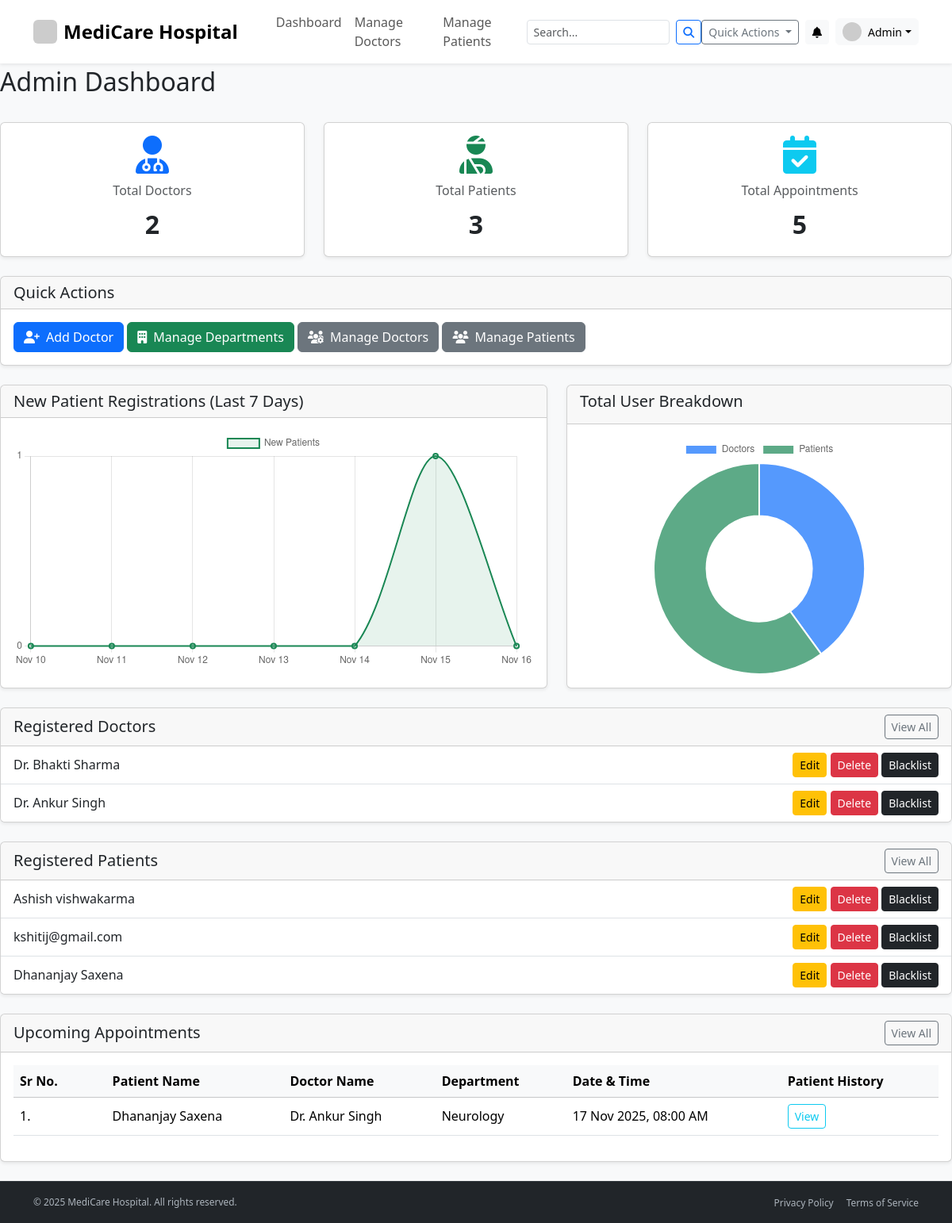
The app's page /admin/dashboard (signed in), older data.
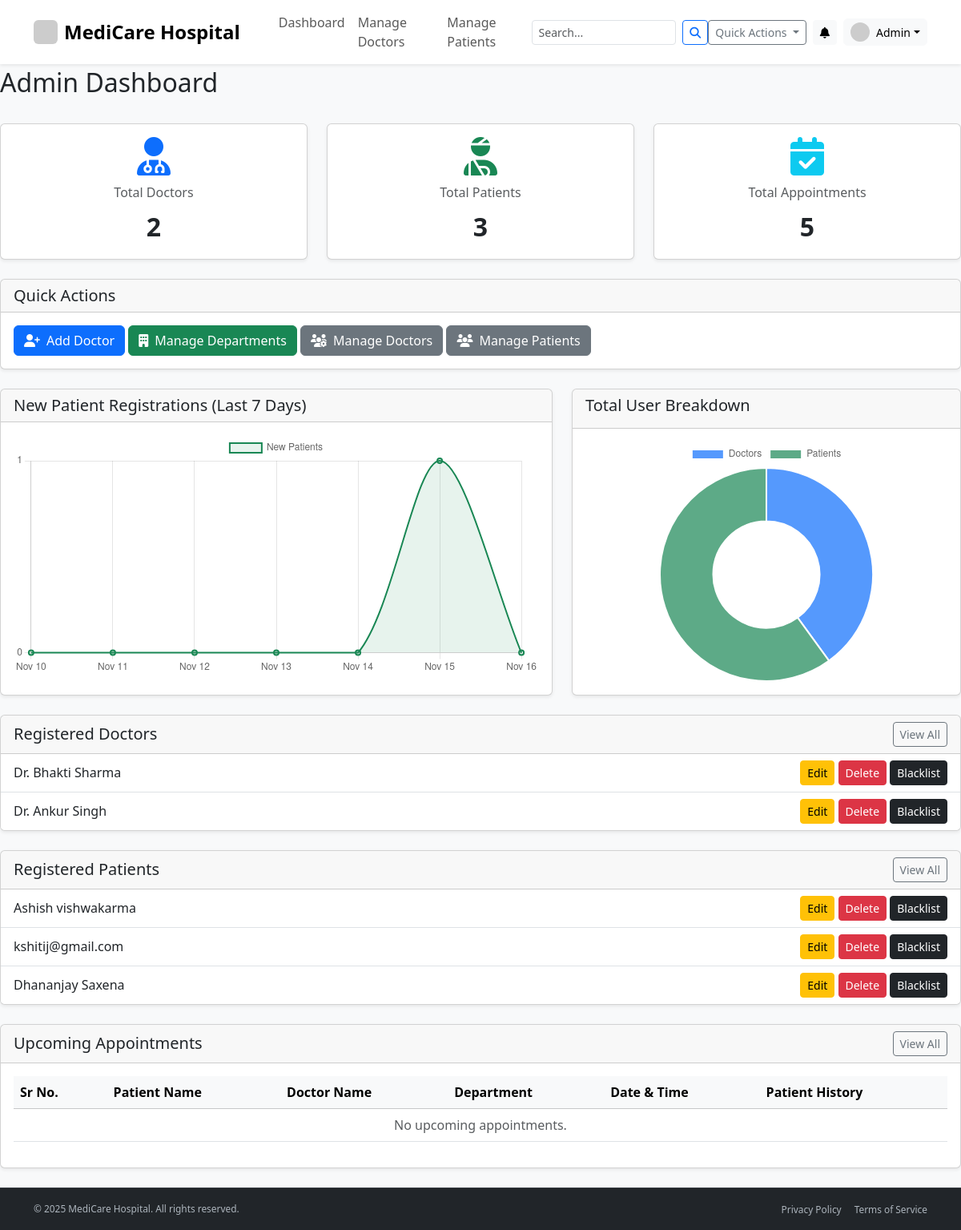
The same page, newer data.
### app/models.py (models this page shows, shortened)
class User(db.Model, UserMixin):
    __tablename__ = 'user'
    id = db.Column(db.Integer, primary_key=True)
    email = db.Column(db.String(120), unique=True, nullable=False)
    password_hash = db.Column(db.String(128), nullable=False)
    role = db.Column(db.String(10), nullable=False)  # 'admin', 'doctor', 'patient'
    created_at = db.Column(db.DateTime, default=datetime.utcnow)
    is_active = db.Column(db.Boolean, nullable=False, default=True)
    doctor_profile = db.relationship('DoctorProfile', backref='user', uselist=False, cascade="all, delete-orphan")
    patient_profile = db.relationship('PatientProfile', backref='user', uselist=False, cascade="all, delete-orphan")
    doctor_appointments = db.relationship('Appointment', foreign_keys='Appointment.doctor_id', backref='doctor', lazy=True)
    patient_appointments = db.relationship('Appointment', foreign_keys='Appointment.patient_id', backref='patient', lazy=True)
    availabilities = db.relationship('Availability', backref='doctor', lazy=True, cascade="all, delete-orphan")
    notifications = db.relationship('Notification', backref='user', lazy=True, cascade="all, delete-orphan")
    reviews_given = db.relationship('DoctorReview', foreign_keys='DoctorReview.patient_id', backref='patient', lazy=True)
    reviews_received = db.relationship('DoctorReview', foreign_keys='DoctorReview.doctor_id', backref='doctor', lazy=True)
    @property
    def password(self):
        raise AttributeError('password is not a readable attribute')

class DoctorProfile(db.Model):
    __tablename__ = 'doctor_profile'
    id = db.Column(db.Integer, primary_key=True)
    user_id = db.Column(db.Integer, db.ForeignKey('user.id'), nullable=False, unique=True)
    full_name = db.Column(db.String(100), nullable=False)
    department_id = db.Column(db.Integer, db.ForeignKey('department.id'), nullable=False)
    qualifications = db.Column(db.String(200))
    bio = db.Column(db.Text)

class PatientProfile(db.Model):
    __tablename__ = 'patient_profile'
    id = db.Column(db.Integer, primary_key=True)
    user_id = db.Column(db.Integer, db.ForeignKey('user.id'), nullable=False, unique=True)
    full_name = db.Column(db.String(100), nullable=False)
    date_of_birth = db.Column(db.Date)
    gender = db.Column(db.String(10))
    contact_number = db.Column(db.String(20))
    blood_group = db.Column(db.String(5))
    allergies = db.Column(db.Text)
    documents = db.relationship('MedicalDocument', backref='patient', lazy=True)

class Appointment(db.Model):
    __tablename__ = 'appointment'
    id = db.Column(db.Integer, primary_key=True)
    patient_id = db.Column(db.Integer, db.ForeignKey('user.id'), nullable=False)
    doctor_id = db.Column(db.Integer, db.ForeignKey('user.id'), nullable=False)
    appointment_datetime = db.Column(db.DateTime, nullable=False)
    status = db.Column(db.String(20), nullable=False, default='Booked') # Booked, Completed, Cancelled
    created_at = db.Column(db.DateTime, default=datetime.utcnow)
    treatment = db.relationship('Treatment', backref='appointment', uselist=False, cascade="all, delete-orphan")
    review = db.relationship('DoctorReview', backref='appointment', uselist=False, cascade="all, delete-orphan")

class Department(db.Model):
    __tablename__ = 'department'
    id = db.Column(db.Integer, primary_key=True)
    name = db.Column(db.String(100), unique=True, nullable=False)
    description = db.Column(db.Text)
    doctors = db.relationship('DoctorProfile', backref='department', lazy=True)

### app/routes/admin_routes.py (the view)
@admin_bp.route('/dashboard')
@login_required
def dashboard():
    if current_user.role != 'admin':
        flash('You are not authorized to access this page.', 'danger')
        return redirect(url_for('main.home'))
    doctor_count = User.query.filter_by(role='doctor').count()
    patient_count = User.query.filter_by(role='patient').count()
    appointment_count = Appointment.query.count()
    doctors = User.query.filter_by(role='doctor').limit(5).all()
    patients = User.query.filter_by(role='patient').limit(5).all()
    upcoming_appointments = Appointment.query.filter(
        Appointment.status == 'Booked',
        Appointment.appointment_datetime >= datetime.now()
    ).order_by(Appointment.appointment_datetime.asc()).limit(5).all()
    return render_template(
        'admin/dashboard.html',
        title='Admin Dashboard',
        doctor_count=doctor_count,
        patient_count=patient_count,
        appointment_count=appointment_count,
        doctors=doctors,
        patients=patients,
        appointments=upcoming_appointments
    )

### app/__init__.py (called while the page is built)
@app.context_processor
def inject_notifications():
    if current_user.is_authenticated:
        unread_notifications = Notification.query.filter_by(user_id=current_user.id, is_read=False).order_by(Notification.created_at.desc()).limit(5).all()
        notification_count = Notification.query.filter_by(user_id=current_user.id, is_read=False).count()
        return dict(unread_notifications=unread_notifications, notification_count=notification_count)
    return dict(unread_notifications=[], notification_count=0)

@app.context_processor
def inject_notifications():
    if current_user.is_authenticated:
        unread_notifications = Notification.query.filter_by(user_id=current_user.id, is_read=False).order_by(Notification.created_at.desc()).limit(5).all()
        notification_count = Notification.query.filter_by(user_id=current_user.id, is_read=False).count()
        return dict(unread_notifications=unread_notifications, notification_count=notification_count)
    return dict(unread_notifications=[], notification_count=0)

### app/models.py (called while the page is built)
@login_manager.user_loader
def load_user(user_id):
    return User.query.get(int(user_id))

### app/templates/admin/dashboard.html (shortened to what the changed rows need)
{% extends "layout.html" %}
{% block content %}
    <div class="d-flex justify-content-between align-items-center mb-4">
        <h2>Admin Dashboard</h2>
    </div>
    <div class="card shadow-sm mb-4">
        <ul class="list-group list-group-flush">
            {% for doctor in doctors %}
            <li class="list-group-item d-flex justify-content-between align-items-center">
                <div>
                    Dr. {{ doctor.doctor_profile.full_name }}
                </div>
                <div>
                    <a href="{{ url_for('admin.edit_doctor', user_id=doctor.id) }}" class="btn btn-sm btn-warning">Edit</a>
                    <form action="{{ url_for('admin.delete_doctor', user_id=doctor.id) }}" method="POST" class="d-inline" onsubmit="return confirm('DELETE: Are you sure you want to PERMANENTLY DELETE this doctor?');">
                        <button type="submit" class="btn btn-sm btn-danger">Delete</button>
                    </form>
                    {% if doctor.is_active %}
                        <form action="{{ url_for('admin.blacklist_user', user_id=doctor.id) }}" method="POST" class="d-inline" onsubmit="return confirm('BLACKLIST: Are you sure you want to blacklist this doctor?');">
                            <button type="submit" class="btn btn-sm btn-dark">Blacklist</button>
                        </form>
                    {% else %}
                        <form action="{{ url_for('admin.activate_user', user_id=doctor.id) }}" method="POST" class="d-inline">
                            <button type="submit" class="btn btn-sm btn-success">Activate</button>
                        </form>
                    {% endif %}
                </div>
            </li>
            {% else %}
            <li class="list-group-item text-muted">No doctors found.</li>
            {% endfor %}
        </ul>
    </div>
    <div class="card shadow-sm mb-4">
        <ul class="list-group list-group-flush">
            {% for patient in patients %}
            <li class="list-group-item d-flex justify-content-between align-items-center">
                <div>
                    {{ patient.patient_profile.full_name }}
                </div>
                <div>
                    <a href="{{ url_for('admin.edit_patient', user_id=patient.id) }}" class="btn btn-sm btn-warning">Edit</a>
                    <form action="{{ url_for('admin.delete_patient', user_id=patient.id) }}" method="POST" class="d-inline" onsubmit="return confirm('DELETE: Are you sure you want to PERMANENTLY DELETE this patient?');">
                        <button type="submit" class="btn btn-sm btn-danger">Delete</button>
                    </form>
                    {% if patient.is_active %}
                        <form action="{{ url_for('admin.blacklist_user', user_id=patient.id) }}" method="POST" class="d-inline" onsubmit="return confirm('BLACKLIST: Are you sure you want to blacklist this patient?');">
                            <button type="submit" class="btn btn-sm btn-dark">Blacklist</button>
                        </form>
                    {% else %}
                        <form action="{{ url_for('admin.activate_user', user_id=patient.id) }}" method="POST" class="d-inline">
                            <button type="submit" class="btn btn-sm btn-success">Activate</button>
                        </form>
                    {% endif %}
                </div>
            </li>
            {% else %}
            <li class="list-group-item text-muted">No patients found.</li>
            {% endfor %}
        </ul>
    </div>
    <div class="card shadow-sm">
        <div class="card-body">
            <div class="table-responsive">
                <table class="table table-hover align-middle">
                    <thead class="table-light">
                        <tr>
                            <th style="width: 10%;">Sr No.</th>
                            <th>Patient Name</th>
                            <th>Doctor Name</th>
                            <th>Department</th>
                            <th>Date & Time</th>
                            <th>Patient History</th>
                        </tr>
                    </thead>
                    <tbody>
                        {% for appt in appointments %}
                        <tr>
                            <td>{{ loop.index }}.</td>
                            <td>{{ appt.patient.patient_profile.full_name }}</td>
                            <td>Dr. {{ appt.doctor.doctor_profile.full_name }}</td>
                            <td>{{ appt.doctor.doctor_profile.department.name }}</td>
                            <td>{{ appt.appointment_datetime.strftime('%d %b %Y, %I:%M %p') }}</td>
                            <td>
                                <a href="{{ url_for('admin.view_patient_history', user_id=appt.patient.id) }}" class="btn btn-sm btn-outline-info">View</a>
                            </td>
                        </tr>
                        {% else %}
                        <tr>
                            <td colspan="6" class="text-center text-muted">No upcoming appointments.</td>
                        </tr>
                        {% endfor %}
                    </tbody>
                </table>
            </div>
        </div>
    </div>
{% endblock content %}

Row changes from the older to the newer data that the page shows:
no longer on this page (row edited): Appointment: patient.patient_profile.full_name "Dhananjay Saxena", doctor.doctor_profile.full_name "Ankur Singh", doctor.doctor_profile.department.name "Neurology", appointment_datetime "17 Nov 2025, 08:00 AM"
Text that changed along with them:
text now shown: "No upcoming appointments."
